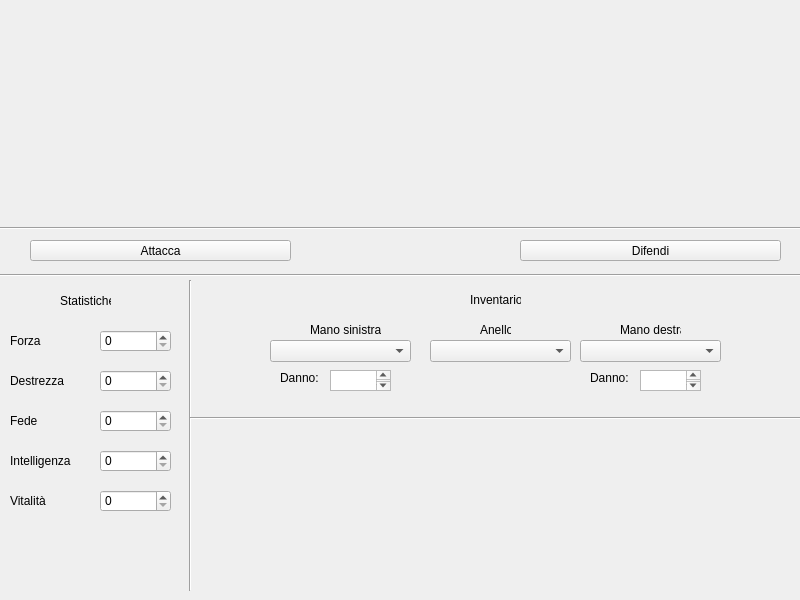
<?xml version="1.0" encoding="UTF-8"?>
<ui version="4.0">
 <class>MainWindow</class>
 <widget class="QMainWindow" name="MainWindow">
  <property name="geometry">
   <rect>
    <x>0</x>
    <y>0</y>
    <width>800</width>
    <height>600</height>
   </rect>
  </property>
  <property name="windowTitle">
   <string>MainWindow</string>
  </property>
  <widget class="QWidget" name="centralwidget">
   <widget class="Line" name="line">
    <property name="geometry">
     <rect>
      <x>0</x>
      <y>260</y>
      <width>801</width>
      <height>31</height>
     </rect>
    </property>
    <property name="orientation">
     <enum>Qt::Horizontal</enum>
    </property>
   </widget>
   <widget class="Line" name="line_2">
    <property name="geometry">
     <rect>
      <x>180</x>
      <y>280</y>
      <width>20</width>
      <height>311</height>
     </rect>
    </property>
    <property name="orientation">
     <enum>Qt::Vertical</enum>
    </property>
   </widget>
   <widget class="QSpinBox" name="spinBox">
    <property name="geometry">
     <rect>
      <x>100</x>
      <y>330</y>
      <width>71</width>
      <height>22</height>
     </rect>
    </property>
   </widget>
   <widget class="QLabel" name="label">
    <property name="geometry">
     <rect>
      <x>10</x>
      <y>330</y>
      <width>71</width>
      <height>22</height>
     </rect>
    </property>
    <property name="text">
     <string>Forza</string>
    </property>
   </widget>
   <widget class="QLabel" name="label_2">
    <property name="geometry">
     <rect>
      <x>10</x>
      <y>370</y>
      <width>71</width>
      <height>22</height>
     </rect>
    </property>
    <property name="text">
     <string>Destrezza</string>
    </property>
   </widget>
   <widget class="QSpinBox" name="spinBox_2">
    <property name="geometry">
     <rect>
      <x>100</x>
      <y>370</y>
      <width>71</width>
      <height>22</height>
     </rect>
    </property>
   </widget>
   <widget class="QSpinBox" name="spinBox_3">
    <property name="geometry">
     <rect>
      <x>100</x>
      <y>450</y>
      <width>71</width>
      <height>22</height>
     </rect>
    </property>
   </widget>
   <widget class="QSpinBox" name="spinBox_4">
    <property name="geometry">
     <rect>
      <x>100</x>
      <y>410</y>
      <width>71</width>
      <height>22</height>
     </rect>
    </property>
   </widget>
   <widget class="QLabel" name="label_3">
    <property name="geometry">
     <rect>
      <x>10</x>
      <y>410</y>
      <width>71</width>
      <height>22</height>
     </rect>
    </property>
    <property name="text">
     <string>Fede</string>
    </property>
   </widget>
   <widget class="QLabel" name="label_4">
    <property name="geometry">
     <rect>
      <x>10</x>
      <y>450</y>
      <width>71</width>
      <height>22</height>
     </rect>
    </property>
    <property name="text">
     <string>Intelligenza</string>
    </property>
   </widget>
   <widget class="QLabel" name="label_5">
    <property name="geometry">
     <rect>
      <x>10</x>
      <y>490</y>
      <width>71</width>
      <height>22</height>
     </rect>
    </property>
    <property name="text">
     <string>Vitalità</string>
    </property>
   </widget>
   <widget class="QSpinBox" name="spinBox_5">
    <property name="geometry">
     <rect>
      <x>100</x>
      <y>490</y>
      <width>71</width>
      <height>22</height>
     </rect>
    </property>
   </widget>
   <widget class="QLabel" name="label_6">
    <property name="geometry">
     <rect>
      <x>60</x>
      <y>290</y>
      <width>51</width>
      <height>21</height>
     </rect>
    </property>
    <property name="text">
     <string>Statistiche</string>
    </property>
   </widget>
   <widget class="QLabel" name="label_7">
    <property name="geometry">
     <rect>
      <x>470</x>
      <y>290</y>
      <width>51</width>
      <height>20</height>
     </rect>
    </property>
    <property name="text">
     <string>Inventario</string>
    </property>
   </widget>
   <widget class="QLabel" name="label_8">
    <property name="geometry">
     <rect>
      <x>620</x>
      <y>320</y>
      <width>61</width>
      <height>20</height>
     </rect>
    </property>
    <property name="text">
     <string>Mano destra</string>
    </property>
   </widget>
   <widget class="QLabel" name="label_9">
    <property name="geometry">
     <rect>
      <x>310</x>
      <y>320</y>
      <width>71</width>
      <height>20</height>
     </rect>
    </property>
    <property name="text">
     <string>Mano sinistra</string>
    </property>
   </widget>
   <widget class="QComboBox" name="comboBox">
    <property name="geometry">
     <rect>
      <x>270</x>
      <y>340</y>
      <width>141</width>
      <height>22</height>
     </rect>
    </property>
   </widget>
   <widget class="QComboBox" name="comboBox_2">
    <property name="geometry">
     <rect>
      <x>580</x>
      <y>340</y>
      <width>141</width>
      <height>22</height>
     </rect>
    </property>
   </widget>
   <widget class="QComboBox" name="comboBox_3">
    <property name="geometry">
     <rect>
      <x>430</x>
      <y>340</y>
      <width>141</width>
      <height>22</height>
     </rect>
    </property>
   </widget>
   <widget class="QLabel" name="label_10">
    <property name="geometry">
     <rect>
      <x>480</x>
      <y>320</y>
      <width>31</width>
      <height>20</height>
     </rect>
    </property>
    <property name="text">
     <string>Anello</string>
    </property>
   </widget>
   <widget class="Line" name="line_3">
    <property name="geometry">
     <rect>
      <x>190</x>
      <y>410</y>
      <width>611</width>
      <height>16</height>
     </rect>
    </property>
    <property name="orientation">
     <enum>Qt::Horizontal</enum>
    </property>
   </widget>
   <widget class="Line" name="line_4">
    <property name="geometry">
     <rect>
      <x>0</x>
      <y>220</y>
      <width>801</width>
      <height>16</height>
     </rect>
    </property>
    <property name="orientation">
     <enum>Qt::Horizontal</enum>
    </property>
   </widget>
   <widget class="QPushButton" name="pushButton">
    <property name="geometry">
     <rect>
      <x>30</x>
      <y>240</y>
      <width>261</width>
      <height>21</height>
     </rect>
    </property>
    <property name="text">
     <string>Attacca</string>
    </property>
   </widget>
   <widget class="QPushButton" name="pushButton_2">
    <property name="geometry">
     <rect>
      <x>520</x>
      <y>240</y>
      <width>261</width>
      <height>21</height>
     </rect>
    </property>
    <property name="text">
     <string>Difendi</string>
    </property>
   </widget>
   <widget class="QLabel" name="label_11">
    <property name="geometry">
     <rect>
      <x>280</x>
      <y>370</y>
      <width>41</width>
      <height>16</height>
     </rect>
    </property>
    <property name="text">
     <string>Danno:</string>
    </property>
   </widget>
   <widget class="QTextEdit" name="textEdit">
    <property name="geometry">
     <rect>
      <x>330</x>
      <y>370</y>
      <width>61</width>
      <height>21</height>
     </rect>
    </property>
   </widget>
   <widget class="QLabel" name="label_12">
    <property name="geometry">
     <rect>
      <x>590</x>
      <y>370</y>
      <width>41</width>
      <height>16</height>
     </rect>
    </property>
    <property name="text">
     <string>Danno:</string>
    </property>
   </widget>
   <widget class="QTextEdit" name="textEdit_2">
    <property name="geometry">
     <rect>
      <x>640</x>
      <y>370</y>
      <width>61</width>
      <height>21</height>
     </rect>
    </property>
   </widget>
   <widget class="QLabel" name="label_13">
    <property name="geometry">
     <rect>
      <x>450</x>
      <y>0</y>
      <width>341</width>
      <height>211</height>
     </rect>
    </property>
    <property name="text">
     <string>&lt;html&gt;&lt;head/&gt;&lt;body&gt;&lt;p&gt;&lt;img src=&quot;:/Source/mQApnqwKP6aeIIiyDKZuq0FhZEo4Pnow10Mdp20dEOM.jpg&quot;/&gt;&lt;/p&gt;&lt;/body&gt;&lt;/html&gt;</string>
    </property>
   </widget>
  </widget>
  <widget class="QMenuBar" name="menubar">
   <property name="geometry">
    <rect>
     <x>0</x>
     <y>0</y>
     <width>800</width>
     <height>20</height>
    </rect>
   </property>
  </widget>
 </widget>
 <resources/>
 <connections/>
</ui>
